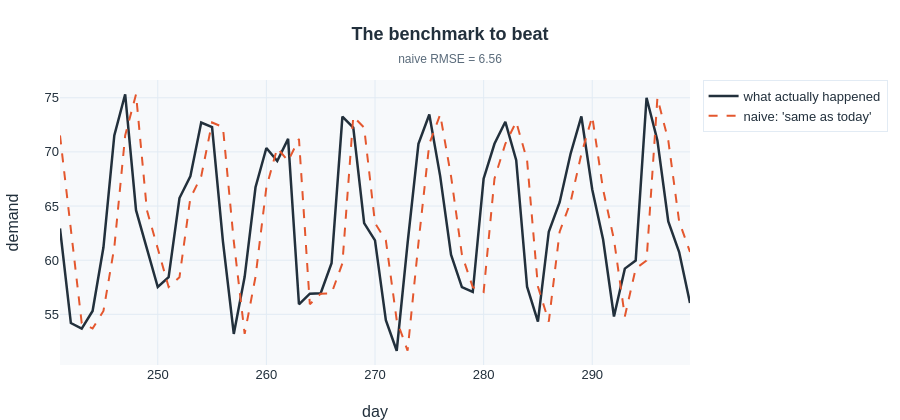

Notebook cell for this chart:
### Markdown cell above
## Part 3 — Before any model: what does "good" mean?

Suppose your model predicts tomorrow's demand with an average error of 3.1 units. Is that good?

**You cannot answer that.** Not without something to compare it against.

So we start with the laziest forecast imaginable — *tomorrow will be the same as today* — and
make every model beat it. This is the **naive benchmark**, and it is unreasonably hard to beat
on real data.

We also split the data by time: the first 80% to learn from, the last 20% to be judged on.
Never at random. Part 7 shows what happens when you forget this.

### Code cell
cut = int(0.8 * len(y))
Xtr, Xte, ytr, yte = X[:cut], X[cut:], y[:cut], y[cut:]
days_te = np.arange(W, len(demand))[cut:]

def rmse(a, b): return float(np.sqrt(np.mean((np.asarray(a) - np.asarray(b)) ** 2)))

naive_pred = Xte[:, -1]                      # "tomorrow = today"
naive_rmse = rmse(naive_pred, yte)

# the best that ANY method could do: predict the noise-free signal
best_possible = rmse(signal[W:][cut:], yte)

fig = go.Figure()
fig.add_trace(go.Scatter(x=days_te, y=yte, mode="lines", name="what actually happened",
                         line=dict(color="#22303C", width=2.5)))
fig.add_trace(go.Scatter(x=days_te, y=naive_pred, mode="lines", name="naive: 'same as today'",
                         line=dict(color=COL[1], width=2, dash="dash")))
fig.update_layout(title=f"<b>The benchmark to beat</b><br><span style='font-size:12px;"
                        f"color:#5A6B7B'>naive RMSE = {naive_rmse:.2f}</span>",
                  xaxis_title="day", yaxis_title="demand", height=420)
fig.show()

print(f"Naive benchmark RMSE   {naive_rmse:6.2f}   <- beat this or go home")
print(f"Best possible RMSE     {best_possible:6.2f}   <- pure noise; nobody beats this")

### Figure 1 — Plotly figure (JSON) as saved in the notebook; plotly's stock layout.template omitted (floating-point values rounded to 4 significant figures)
{"data": [{"line": {"color": "#22303C", "width": 2.5}, "mode": "lines", "name": "what actually happened", "type": "scatter", "x": [241, 242, 243, 244, 245, 246, 247, 248, 249, 250, 251, 252, 253, 254, 255, 256, 257, 258, 259, 260, 261, 262, 263, 264, 265, 266, 267, 268, 269, 270, 271, 272, 273, 274, 275, 276, 277, 278, 279, 280, 281, 282, 283, 284, 285, 286, 287, 288, 289, 290, 291, 292, 293, 294, 295, 296, 297, 298, 299], "y": [62.93, 54.2, 53.69, 55.31, 61.19, 71.52, 75.33, 64.62, 61.08, 57.52, 58.43, 65.74, 67.74, 72.72, 72.29, 61.74, 53.19, 58.47, 66.74, 70.36, 69.16, 71.2, 55.93, 56.91, 56.95, 59.72, 73.26, 72.24, 63.42, 61.83, 54.46, 51.64, 61.58, 70.75, 73.46, 67.77, 60.51, 57.51, 57.06, 67.53, 70.75, 72.78, 69.24, 57.56, 54.32, 62.63, 65.36, 69.81, 73.27, 66.53, 61.91, 54.8, 59.22, 59.97, 75.0, 71.06, 63.58, 60.76, 56.04]}, {"line": {"color": "#E4572E", "dash": "dash", "width": 2}, "mode": "lines", "name": "naive: 'same as today'", "type": "scatter", "x": [241, 242, 243, 244, 245, 246, 247, 248, 249, 250, 251, 252, 253, 254, 255, 256, 257, 258, 259, 260, 261, 262, 263, 264, 265, 266, 267, 268, 269, 270, 271, 272, 273, 274, 275, 276, 277, 278, 279, 280, 281, 282, 283, 284, 285, 286, 287, 288, 289, 290, 291, 292, 293, 294, 295, 296, 297, 298, 299], "y": [71.52, 62.93, 54.2, 53.69, 55.31, 61.19, 71.52, 75.33, 64.62, 61.08, 57.52, 58.43, 65.74, 67.74, 72.72, 72.29, 61.74, 53.19, 58.47, 66.74, 70.36, 69.16, 71.2, 55.93, 56.91, 56.95, 59.72, 73.26, 72.24, 63.42, 61.83, 54.46, 51.64, 61.58, 70.75, 73.46, 67.77, 60.51, 57.51, 57.06, 67.53, 70.75, 72.78, 69.24, 57.56, 54.32, 62.63, 65.36, 69.81, 73.27, 66.53, 61.91, 54.8, 59.22, 59.97, 75.0, 71.06, 63.58, 60.76]}], "layout": {"height": 420, "title": {"text": "<b>The benchmark to beat</b><br><span style='font-size:12px;color:#5A6B7B'>naive RMSE = 6.56</span>"}, "xaxis": {"title": {"text": "day"}}, "yaxis": {"title": {"text": "demand"}}}}
